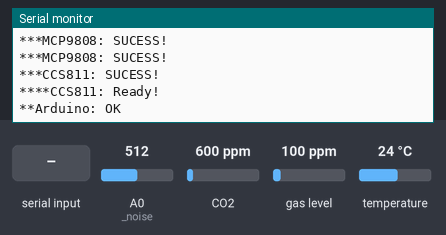
A sketch run on a simulated Arduino Uno, built with avr-gcc and run on an emulated ATmega328P. Parts: the last lines printed to the serial monitor. Inputs (shaded band) come from the test bench; at power-on: A0 (_noise) = 512, CO2 600 ppm, gas level 100 ppm, temperature 24 °C.

Above: at 1.2 s.
1.3 s: "0" received over Serial
At 1.7 s:
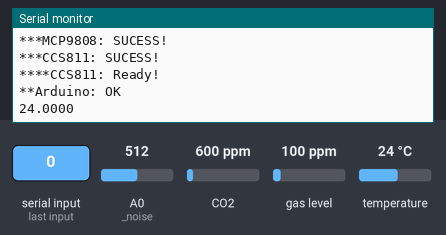
2.8 s: "1" received over Serial
At 4.1 s:
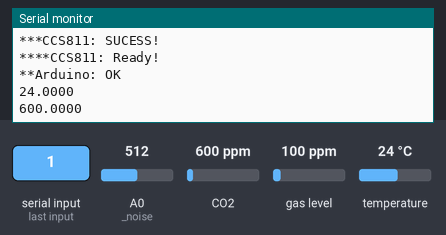

The sketch:

node1.ino
```cpp
#include <Wire.h>  // Library which contains functions to have I2C Communication
#include<stdlib.h>
#include <string.h>
#include "Adafruit_CCS811.h"
#include "Adafruit_MCP9808.h"

#define _noise A0
#define MAX 10

char op = 'D';
float data[MAX];
int cont = 0;
long start = 0;
long finish = 0;
long interval = 500;

Adafruit_MCP9808 tempsensor = Adafruit_MCP9808();
Adafruit_MCP9808 tin = Adafruit_MCP9808();
Adafruit_CCS811 ccs;

void setup() {
  // put your setup code here, to run once:

  Serial.begin(9600);
  while(!Serial);

  //INIT MCP9808
  if (!tempsensor.begin()) {
    Serial.println("***MCP9808: INSUCESS!");
    while (1);
  }
  else
    Serial.println("***MCP9808: SUCESS!");

    if (!tin.begin(0x19)) {
    Serial.println("***MCP9808: INSUCESS!");
    while (1);
  }
  else
    Serial.println("***MCP9808: SUCESS!");

  //INIT CCS811
  if(!ccs.begin()){
    Serial.println("***CCS811: INSUCESS!");
    while(1);
  }
  else
    Serial.println("***CCS811: SUCESS!");

  while(!ccs.available());
  ccs.setTempOffset(tempsensor.readTempC() - 25.0);
  Serial.println("****CCS811: Ready!");

  Serial.println("**Arduino: OK");

}

void loop() {
  if(op == 'E'){
    for(int cont=0; cont<10; cont++){
      data[0] = (tempsensor.readTempC() + (data[0] * cont)) / (cont + 1);
      data[10] = (tin.readTempC() + (data[10] * cont)) / (cont + 1);
      ccs.setEnvironmentalData(50, tempsensor.readTempC());
      if(!ccs.readData()){
        data[1] = (ccs.geteCO2() + (data[1] * cont)) / (cont + 1);
        data[2] = (ccs.getTVOC() + (data[2] * cont)) / (cont + 1);
      }
      else{
        data[1] = (data[1] + (data[1] * cont)) / (cont + 1);
        data[2] = (data[2] + (data[2] * cont)) / (cont + 1);
      }
      data[3] = (analogRead(_noise) + (data[3] * cont)) / (cont +1 );
    }
    delay(100);
  }

  serialread();
  serialwrite();
}

void serialread(){
  if (Serial.available() > 0) {
    op = Serial.read();
  }
}

void serialwrite(){
  switch(op){
    case '0':
      Serial.println(data[0],4);
      op = 'F';
      break;
    case '1':
      Serial.println(data[1],4);
      op = 'F';
      break;
     case '2':
      Serial.println(data[2],4);
      op = 'F';
      break;
     case '3':
      Serial.println(data[3],4);
      op = 'F';
      break;
      case 'A':
      Serial.println(data[10],4);
      op = 'F';
      break;
     case 'D':
      for(int i=0; i < MAX; i++)
        data[i] = 0;
      //Serial.println("Arduino: delete");
      op = 'E';
      break;
     case 'E':
      //Serial.println("Arduino: start");
      op = 'F';
      break;
     case 'F':
      break;
  }
}
```

Measured:
- after the input at 1.3 s, the serial monitor: prints a new line at once (image 1)
- after the input at 2.8 s, the serial monitor: prints a new line at once (image 2)
